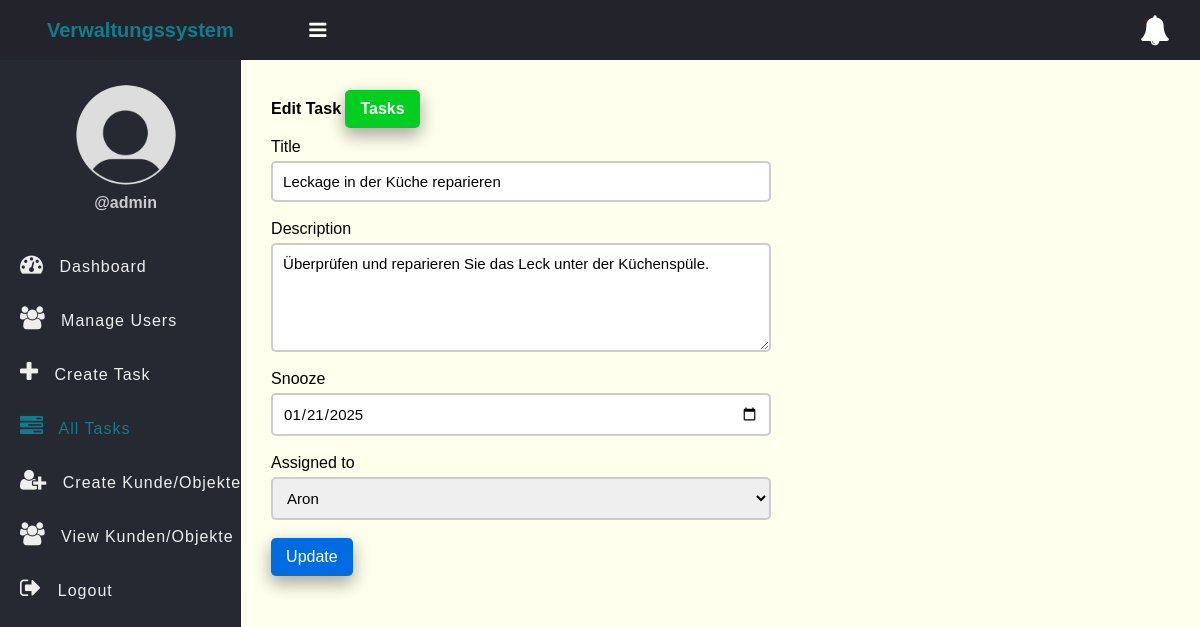
The page /edit-task.php?id=1 (signed in) on the database as committed earlier.
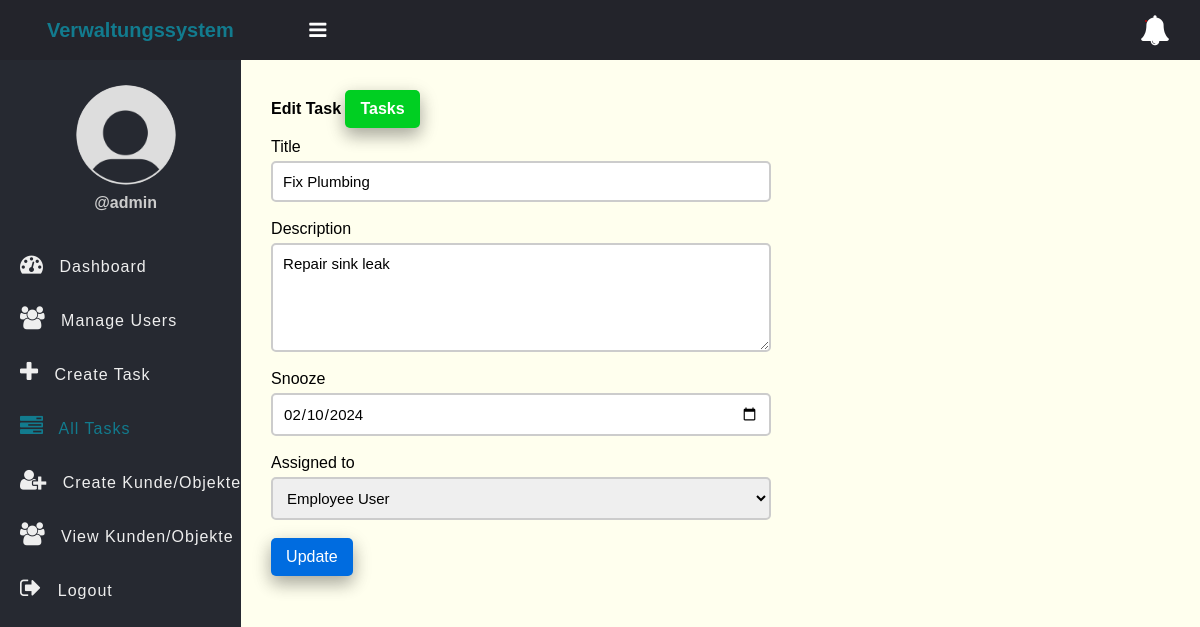
The same page on the database as committed later.
### tables this page shows
CREATE TABLE tasks (
                       id INT AUTO_INCREMENT PRIMARY KEY,
                       title VARCHAR(255) NOT NULL,
                       description TEXT NOT NULL,
                       assigned_to INT NOT NULL,
                       due_date DATE NULL,
                       kunde_id INT NULL,
                       objekt_id INT NULL,
                       status ENUM('pending', 'in_progress', 'completed') DEFAULT 'pending',
                       images JSON NULL,
                       document VARCHAR(255) NULL,
                       created_at TIMESTAMP DEFAULT CURRENT_TIMESTAMP,
                       FOREIGN KEY (assigned_to) REFERENCES users(id) ON DELETE CASCADE,
                       FOREIGN KEY (kunde_id) REFERENCES kunden(id) ON DELETE SET NULL,
                       FOREIGN KEY (objekt_id) REFERENCES objekte(id) ON DELETE SET NULL
);

### app/Model/Task.php (called while the page is built, shortened)
<?php
function get_task_by_id($conn, $id){
	$sql = "SELECT * FROM tasks WHERE id =? ";
	$stmt = $conn->prepare($sql);
	$stmt->execute([$id]);
	if($stmt->rowCount() > 0){
		$task = $stmt->fetch();
	}else $task = 0;
	return $task;
}

### app/Model/User.php (called while the page is built, shortened)
<?php
function get_all_users($conn){
	$sql = "SELECT * FROM users";
	$stmt = $conn->prepare($sql);
	$stmt->execute();
	if($stmt->rowCount() > 0){
		$users = $stmt->fetchAll();
	}else $users = 0;
	return $users;
}

### edit-task.php (the view, shortened to what this page needs)
<?php
if (isset($_SESSION['role']) && isset($_SESSION['id']) && ($_SESSION['role'] == "admin" || $_SESSION['role'] == "manager")) {
    include "DB_connection.php";
    include "app/Model/Task.php";
    include "app/Model/User.php";
    $id = $_GET['id'];
    $task = get_task_by_id($conn, $id);
   $users = get_all_users($conn);
 ?>
<!DOCTYPE html>
<html>
<head>
	<link rel="stylesheet" href="https://stackpath.bootstrapcdn.com/font-awesome/4.7.0/css/font-awesome.min.css">
	<link rel="stylesheet" href="css/style.css">
</head>
<body>
	<?php include "inc/header.php" ?>
	<div class="body">
		<?php include "inc/nav.php" ?>
		<section class="section-1">
			<h4 class="title">Edit Task <a href="tasks.php">Tasks</a></h4>
			<form class="form-1"
			      method="POST"
			      action="app/update-task.php">
				<div class="input-holder">
					<lable>Title</lable>
					<input type="text" name="title" class="input-1" placeholder="Full Name" value="<?=$task['title']?>"><br>
				</div>
				<div class="input-holder">
					<lable>Description</lable>
					<textarea name="description" rows="5" class="input-1" ><?=$task['description']?></textarea><br>
				</div>
				<div class="input-holder">
					<lable>Snooze</lable>
					<input type="date" name="due_date" class="input-1" placeholder="Snooze" value="<?=$task['due_date']?>"><br>
				</div>
            <div class="input-holder">
					<lable>Assigned to</lable>
					<select name="assigned_to" class="input-1">
						<?php if ($users !=0) {
							foreach ($users as $user) {
								if ($task['assigned_to'] == $user['id']) { ?>
									<option selected value="<?=$user['id']?>"><?=$user['full_name']?></option>
						<?php }else{ ?>
                  <option value="<?=$user['id']?>"><?=$user['full_name']?></option>
						<?php } } } ?>
					</select><br>
				</div>
				<button class="edit-btn">Update</button>
			</form>
		</section>
	</div>
</body>
</html>
<?php }else{
   $em = "First login";
   header("Location: login.php?error=$em");
   exit();
}
 ?>

Rows that differ between the two databases and show on the page:
changed tasks: title "Leckage in der Küche reparieren" → "Fix Plumbing"; description "Überprüfen und reparieren Sie das Leck unter der Küchenspüle." → "Repair sink leak"; due_date "01/21/2025" → "02/10/2024"
Other text that changed with them:
form field assigned_to: "Aron" → "Employee User"
